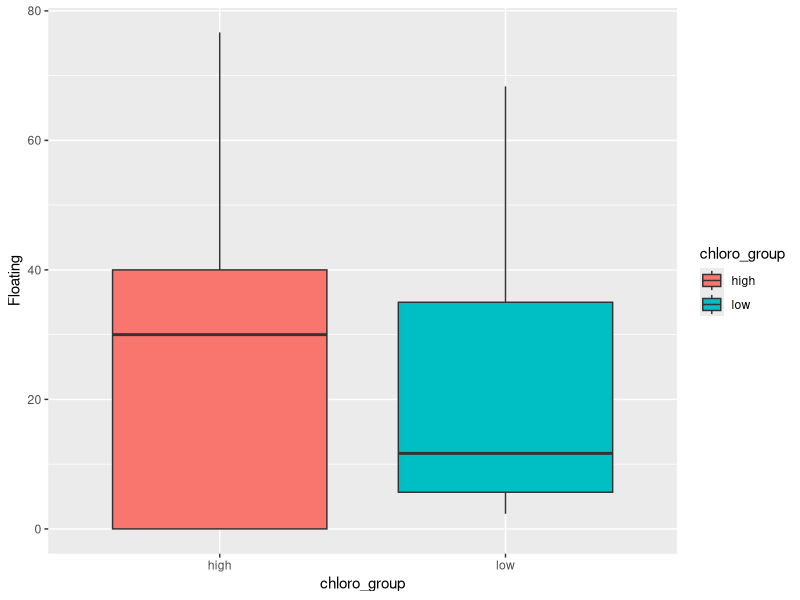

Write R code to recreate this figure.
library(tidyverse)
library(patchwork)
library(lubridate)
library(dplyr)


data <- read_csv('data/ancillary/data_stat.csv')|>
  mutate(chloro_group = ifelse(summer_chla_MicrogramsPerLiter > 49, "high", "low"))


ggplot(data, aes(x = chloro_group, y = Floating, fill = chloro_group))+
  geom_boxplot()
